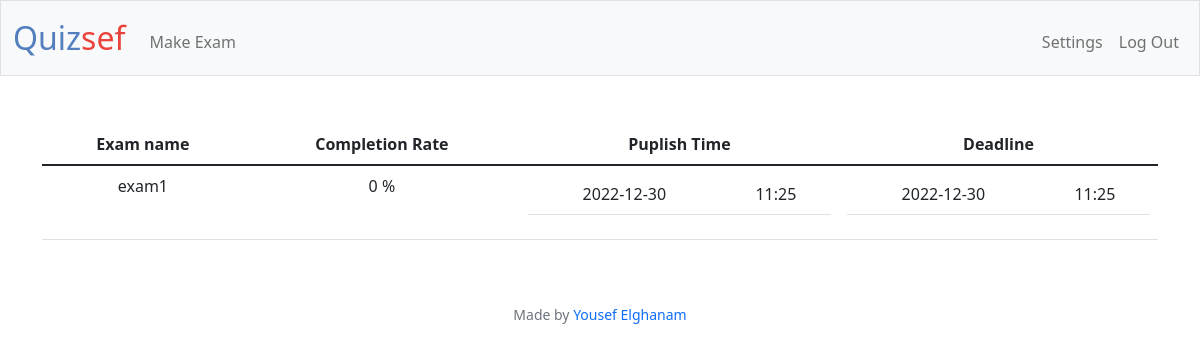
Page / (signed in) on the earlier database version.
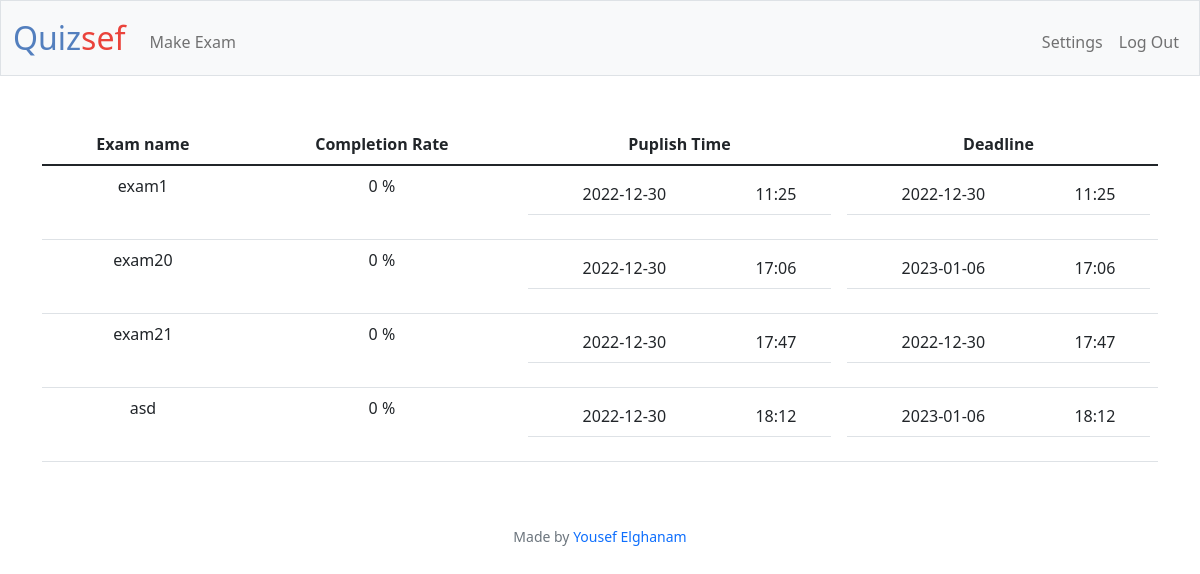
Same page on the later database version.
### tables this page shows
CREATE TABLE "exams" (
	"id"	INTEGER NOT NULL UNIQUE,
	"user_id"	INTEGER NOT NULL,
	"name"	TEXT NOT NULL,
	"nquestions"	INTEGER NOT NULL DEFAULT 1,
	"completion"	NUMERIC NOT NULL DEFAULT 0,
	"puplishdate"	DATETIME NOT NULL DEFAULT CURRENT_DATE,
	"puplishtime"	DATETIME NOT NULL DEFAULT CURRENT_TIME,
	"deadlinedate"	DATETIME NOT NULL,
	"deadlinetime"	DATETIME NOT NULL,
	PRIMARY KEY("id" AUTOINCREMENT)
);

### app.py (the view)
@app.route("/")
@login_required
def index():
    isteacher = db.execute("SELECT isteacher FROM users WHERE id = ?", session["user_id"])
    if isteacher[0]["isteacher"]:
        exams = db.execute("SELECT * FROM exams WHERE user_id = ?", session["user_id"])
        return render_template("teacherindex.html", exams=exams, isteacher=isteacher)
    else:
        return render_template("studentindex.html")

### app.py (called while the page is built)
@app.after_request
def after_request(response):
    response.headers["Cache-Control"] = "no-cache, no-store, must-revalidate"
    response.headers["Expires"] = 0
    response.headers["Pragma"] = "no-cache"
    return response

### utils.py (called while the page is built)
def login_required(f):
    @wraps(f)
    def decorated_function(*args, **kwargs):
        if session.get("user_id") is None:
            return redirect("/login")
        return f(*args, **kwargs)
    return decorated_function

### templates/teacherindex.html (shortened to what this page needs)
{% extends "layout.html" %}
{% block main %}
    <div class="container">
        <div class="section">
            <table class="table">
                <thead>
                    <tr>
                        <th>Exam name</th>
                        <th>Completion Rate</th>
                        <th>Puplish Time</th>
                        <th>Deadline</th>
                    </tr>
                </thead>
                <tbody>
                    {% for row in exams %}
                        <tr>
                            <td>{{ row.name }}</td>
                            <td>{{ row.completion }} %</td>
                            <td>
                                <table class="table">
                                    <td>{{ row.puplishdate }}</td>
                                    <td>{{ row.puplishtime }}</td>
                                </table>
                            </td>
                            <td>
                                <table class="table">
                                    <td>{{ row.deadlinedate }}</td>
                                    <td>{{ row.deadlinetime }}</td>
                                </table>
                            </td>
                        </tr>
                    {% endfor %}
                </tbody>
            </table>
        </div>
    </div>
{% endblock %}

### templates/layout.html (shortened to what this page needs)
<!DOCTYPE html>
<html lang="en">
    <head>
        <link href="https://cdn.jsdelivr.net/npm/bootstrap@5.1.3/dist/css/bootstrap.min.css" rel="stylesheet">
        <link href="/static/styles.css" rel="stylesheet">
    </head>
    <body>
        <nav class="bg-light border navbar navbar-expand-md navbar-light">
            <div class="container-fluid">
                <a class="navbar-brand" href="{{ url_for('index') }}">
                    <span class="blue">Quiz</span><span class="red">sef</span>
                </a>
                <div class="collapse navbar-collapse" id="navbar">
                    {% if isteacher %}
                        <ul class="navbar-nav me-auto mt-2">
                            <li class="nav-item"><a class="nav-link" href="{{ url_for('make_exam') }}">Make Exam</a></li>
                        </ul>
                    {% endif %}
                    {% if session["user_id"] %}
                        <ul class="navbar-nav ms-auto mt-2">
                            <li class="nav-item"><a class="nav-link" href="{{ url_for('settings') }}">Settings</a></li>
                            <li class="nav-item"><a class="nav-link" href="{{ url_for('logout') }}">Log Out</a></li>
                        </ul>
                    {% else %}
                        <ul class="navbar-nav ms-auto mt-2">
                            <li class="nav-item"><a class="nav-link" href="{{ url_for('register') }}">Register</a></li>
                            <li class="nav-item"><a class="nav-link" href="{{ url_for('login') }}">Log In</a></li>
                        </ul>
                    {% endif %}
                </div>
            </div>
        </nav>
        <main class="container-fluid py-5 text-center">
            {% block main %}{% endblock %}
        </main>
        <footer class="mb-5 small text-center text-muted">
            Made by <a style="text-decoration: none" href="https://www.facebook.com/yousef.elghanam.1" target="_blank">Yousef Elghanam</a>
        </footer>
    </body>
</html>

### static/styles.css (style rules this page uses)
nav .navbar-brand { font-size: xx-large; }
nav .navbar-brand .blue { color: #537fbe; }
nav .navbar-brand .red { color: #ea433b; }

Differences in the rows shown:
added exams: name "exam20", completion "0", puplishdate "2022-12-30", puplishtime "17:06", deadlinedate "2023-01-06", deadlinetime "17:06"
added exams: name "exam21", completion "0", puplishdate "2022-12-30", puplishtime "17:47", deadlinedate "2022-12-30", deadlinetime "17:47"
added exams: name "asd", completion "0", puplishdate "2022-12-30", puplishtime "18:12", deadlinedate "2023-01-06", deadlinetime "18:12"
